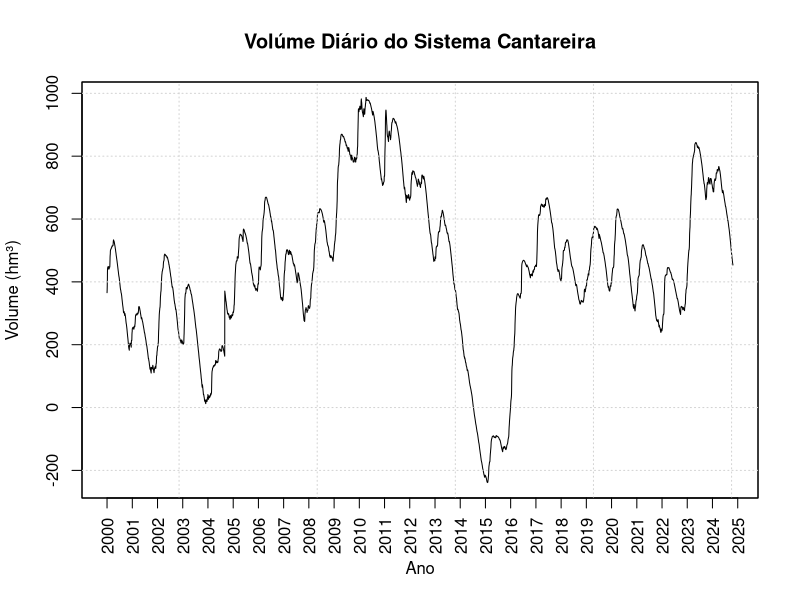
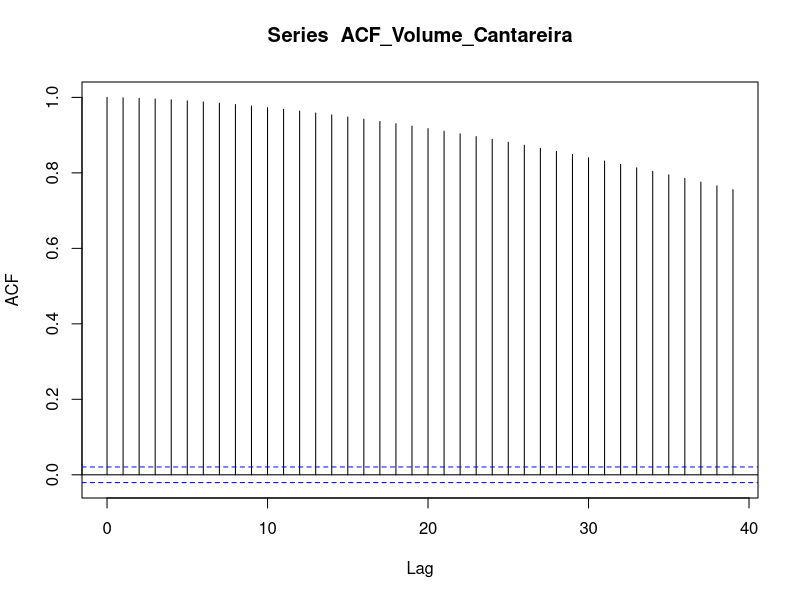

Reproduce these figures in R, in order. (Note: this script raises an error after producing the figures.)
#Instalação dos Pacotes
pacotes <- c("readxl","forecast","crayon","ggplot2","tibble","zoo","knitr","dplyr","tseries","urca","lmtest")

options(rgl.debug = TRUE)

if(sum(as.numeric(!pacotes %in% installed.packages())) != 0){
  instalador <- pacotes[!pacotes %in% installed.packages()]
  for(i in 1:length(instalador)) {
    install.packages(instalador, dependencies = T)
    break()}
  sapply(pacotes, require, character = T) 
} else {
  sapply(pacotes, require, character = T) 
}

#Carregando bibliotecas
library(forecast)
library(readxl)
library(crayon)
library(ggplot2)
library(tibble)
library(zoo)
library(knitr)
library(dplyr)
library(tseries) #testes para verificar estacionariedade das série temporal
library(urca)
library(lmtest)

#Carregamento dos dados do Sistema Cantareira do Portal dos Mananciais da Sabesp. https://mananciais-sabesp.fcth.br/HistoricoSistemas?SistemaId=0
dados <- read_excel("dadoscompletos.xlsx")
print(dados) #Visualização dos dados.

#Estatisticas descritivas dos dados
summary(dados)

#Estrutura dos dados
str(dados)

#Criação de um  dataframe somente com as variavéis Data e Volume  (hm³) do Sistema Cantareira..
df <- dados 
df <- df %>%
  select(Data, `Volume (hm³)`)
print(df)

#Colocar os dados em ordem crescente. Dados originais em ordem decrescente de 2000 - 2024.
df$`Volume (hm³)` <- rev(df$`Volume (hm³)`) #inverter a ordem dos dados da data e do volume.
df$Data <- rev(df$Data)

# Convertendo o a variavel Data de tipo "char" para o tipo "Date" no padrão do RStudio. Ano/Mês/Dia.
df$Data <- as.Date(df$Data, format = "%d/%m/%Y")
print(df)

#Criação dos vetores Data e Volume (hm³) para utilizar a função zoo para criação da serie temporal
volume <- df$`Volume (hm³)`
data <- df$Data 

#Criação da Serie Temporal
vol_canta <- zoo(volume, order.by = data)

#Plot do Gráfico da Serie Temporal
plot(vol_canta, main = "Volúme Diário do Sistema Cantareira", xlab = "Ano", ylab = "Volume (hm³)",xaxt = "n") #Plotar gráfico
grid()
anos_para_exibir <- seq(2000, 2025, by = 1)
axis(1, at = as.Date(paste0(anos_para_exibir, "-01-01")), labels = anos_para_exibir, las = 2)

########################FIM DA ETAPA DE PREPARAÇÂO DOS DADOS ################################################

#############################################################################
#Teste de Estacionariedade dos dados ( Dickey- Fuller e KPSS)
#############################################################################

#Verificação se a série temporal é estacionaria ou não.

#Teste de Dickey- Fuller Aumentado (ADF)

vol_canta %>% ur.df() %>% summary()

#test-statistic = -0,3463. test-statistic >-1,95 (Critério de 5% de significancia) a série contém pelo menos uma raiz unitaria, e  não é estacionaria

#Teste de KPSS 
vol_canta %>% ur.kpss() %>% summary()

#test-statistic = 4,5077. test-statistic >0,463 (Critério de 5% de significancia) , e  não é estacionaria!


#############################################################################
#Teste de Sazonalidade na Série Temporal
#############################################################################

vol_canta_ts <- as.ts(vol_canta)
vol_canta <- ts(vol_canta, frequency = 365, start = c(2000,1))

ACF_Volume_Cantareira <- diff(vol_canta_ts, lag =90)  # Diferenciação sazonal
acf(ACF_Volume_Cantareira) #ACF - Autocorrelation Function 

#Decomposição Clássica
decomposicao <- decompose(vol_canta_ts)
plot(decomposicao)

#Decomposição STL
decomposicao_stl <- stl(vol_canta_ts, s.window = 365)
plot(decomposicao_stl)

#############################################################################
#Divisão base de dados treino e teste 70/30
#############################################################################

n_total <- length(vol_canta)
tamanho_treino <- round(70*n_total/100)
tamanho_treino

indices <- c(base::rep("treino", tamanho_treino), base::rep("teste", n_total - tamanho_treino))

# Usar split() para dividir a série temporal
split_series <- split(vol_canta, indices)

# Acessar treino e teste
treino7030 <- split_series$treino
teste7030 <- split_series$teste

#############################################################################
#Divisão base de dados treino e teste 80/20
#############################################################################

n_total <- length(vol_canta)
tamanho_treino <- round(80*n_total/100)
tamanho_treino

indices <- c(base::rep("treino", tamanho_treino), base::rep("teste", n_total - tamanho_treino))

# Usar split() para dividir a série temporal
split_series <- split(vol_canta, indices)

# Acessar treino e teste
treino8020 <- split_series$treino
teste8020 <- split_series$teste

#############################################################################
#Divisão base de dados treino e teste 90/10
#############################################################################

n_total <- length(vol_canta)
tamanho_treino <- round(90*n_total/100)
tamanho_treino

indices <- c(base::rep("treino", tamanho_treino), base::rep("teste", n_total - tamanho_treino))

# Usar split() para dividir a série temporal
split_series <- split(vol_canta, indices)

# Acessar treino e teste
treino9010 <- split_series$treino
teste9010 <- split_series$teste


############################################################################
#MODELO ARIMA - 70x30
#############################################################################
#Criação do Modelo
modelo_arima7030 <- auto.arima(treino7030) # Criação do modelo
summary(modelo_arima7030)
previsao_arima7030 <- forecast(modelo_arima7030, h = length(teste7030))

# Plotando as previsões de ARIMA
plot(previsao_arima7030, 
     main = "Previsões vs Dados Reais", 
     xlim = c(as.Date("2000-01-01"), as.Date("2025-01-01")), 
     xlab = "Ano", 
     ylab = "Volume (hm³)", 
     xaxt = "n")  # Desativar o eixo X padrão
    grid()

# Definindo os anos para exibição no eixo X
anos_para_exibir <- seq(2000, 2025, by = 1)

# Gerando os rótulos de data para o eixo X
# Supondo que a série temporal começa em 2000, ajustando conforme o número de pontos no seu teste
axis(1, 
     at = as.Date(paste0(anos_para_exibir, "-01-01")), 
     labels = anos_para_exibir, 
     las = 2)
# Adicionando os dados reais do teste em vermelho

lines(teste7030, col = 'red')
# Adicionando a legenda
legend("bottomright", 
       legend = c("Previsões ARIMA", "Dados Reais"), 
       col = c("blue", "red"), 
       lty = 1, 
       cex = 0.8)

# Verificar os Resíduos do Modelo Arima 
checkresiduals(modelo_arima7030)

# Teste de Box-Ljung (autocorelação dos residuos)
Box.test(modelo_arima7030$residuals, lag=1,type=c("Ljung-Box"))

############################################################################
#MODELO ARIMA - 80x20
#############################################################################
#Criação do Modelo
modelo_arima8020 <- auto.arima(treino8020,
                               stepwise = FALSE,
                               approximation = FALSE) # Criação do modelo
summary(modelo_arima8020)
previsao_arima8020 <- forecast(modelo_arima8020, h = length(teste8020))

coeftest(modelo_arima8020)

# Plotando as previsões de ARIMA
plot(previsao_arima8020, 
     main = "Modelo ARIMA: Previsões x Dados Reais", 
     xlim = c(as.Date("2000-01-01"), as.Date("2025-01-01")), 
     xlab = "Ano", 
     ylab = "Volume (hm³)", 
     xaxt = "n")  # Desativar o eixo X padrão
grid()

# Definindo os anos para exibição no eixo X
anos_para_exibir <- seq(2000, 2025, by = 1)

# Gerando os rótulos de data para o eixo X
# Supondo que a série temporal começa em 2000, ajustando conforme o número de pontos no seu teste
axis(1, 
     at = as.Date(paste0(anos_para_exibir, "-01-01")), 
     labels = anos_para_exibir, 
     las = 2)
# Adicionando os dados reais do teste em vermelho

lines(teste8020, col = 'red')
# Adicionando a legenda
legend("bottomright", 
       legend = c("Previsões ARIMA", "Dados Reais"), 
       col = c("blue", "red"), 
       lty = 1, 
       cex = 0.8)

# Verificar os Resíduos do Modelo Arima 
checkresiduals(modelo_arima8020)

# Teste de Box-Ljung (autocorelação dos residuos)
Box.test(modelo_arima8020$residuals, lag=1,type=c("Ljung-Box"))


############################################################################
#MODELO ARIMA - 90x10
#############################################################################
#Criação do Modelo
modelo_arima9010 <- auto.arima(treino9010) # Criação do modelo
summary(modelo_arima9010)
previsao_arima9010 <- forecast(modelo_arima9010, h = length(teste9010))

# Plotando as previsões de ARIMA
plot(previsao_arima9010, 
     main = "Previsões vs Dados Reais", 
     xlim = c(as.Date("2000-01-01"), as.Date("2025-01-01")), 
     xlab = "Ano", 
     ylab = "Volume (hm³)", 
     xaxt = "n")  # Desativar o eixo X padrão
grid()

# Definindo os anos para exibição no eixo X
anos_para_exibir <- seq(2000, 2025, by = 1)

# Gerando os rótulos de data para o eixo X
# Supondo que a série temporal começa em 2000, ajustando conforme o número de pontos no seu teste
axis(1, 
     at = as.Date(paste0(anos_para_exibir, "-01-01")), 
     labels = anos_para_exibir, 
     las = 2)
# Adicionando os dados reais do teste em vermelho

lines(teste9010, col = 'red')
# Adicionando a legenda
legend("bottomright", 
       legend = c("Previsões ARIMA", "Dados Reais"), 
       col = c("blue", "red"), 
       lty = 1, 
       cex = 0.8)

# Verificar os Resíduos do Modelo Arima 
checkresiduals(modelo_arima9010)

# Teste de Box-Ljung (autocorelação dos residuos)
Box.test(modelo_arima9010$residuals, lag=1,type=c("Ljung-Box"))

#############################################################################
#MODELO ETS ( Error, Trend, Seasonal)
#############################################################################

modelo_ets <- ets(treino8020)
summary(modelo_ets)

previsao_ets <- forecast(modelo_ets, h = length(teste8020))
summary(previsao_ets)


alpha_ic <- 0.9999 + c(-1.96, 1.96) * 0.0001  # IC para alpha
beta_ic  <- 0.2206 + c(-1.96, 1.96) * 0.05    # IC para beta
phi_ic   <- 0.9236 + c(-1.96, 1.96) * 0.02     # IC para phi
alpha_ic
beta_ic
phi_ic
plot(previsao_ets, main = "Modelo ETS: Previsões x Dados Reais", xlab = "Ano", ylab = "Volume(hm³)",xaxt = "n")
grid()
anos_para_exibir <- seq(2000, 2025, by = 1)
axis(1, at = as.Date(paste0(anos_para_exibir, "-01-01")), labels = anos_para_exibir, las = 2)
lines(teste8020, col = 'red')

# Verificar os Resíduos do Modelo ETS
checkresiduals(modelo_ets)

# Teste de Box-Ljung (autocorelação dos residuos)
Box.test(modelo_ets$residuals, lag=1,type=c("Ljung-Box"))


#############################################################################
#MODELO ETS ( Error, Trend, Seasonal) - 70/30
#############################################################################

modelo_ets <- ets(treino7030)
summary(modelo_ets)

previsao_ets <- forecast(modelo_ets, h = length(teste7030))
summary(previsao_ets)



plot(previsao_ets, main = "Modelo ETS: Previsões x Dados Reais", xlab = "Ano", ylab = "Volume(hm³)",xaxt = "n")
grid()
anos_para_exibir <- seq(2000, 2025, by = 1)
axis(1, at = as.Date(paste0(anos_para_exibir, "-01-01")), labels = anos_para_exibir, las = 2)
lines(teste8020, col = 'red')

# Verificar os Resíduos do Modelo ETS
checkresiduals(modelo_ets)

# Teste de Box-Ljung (autocorelação dos residuos)
Box.test(modelo_ets$residuals, lag=1,type=c("Ljung-Box"))



#############################################################################
#MODELO SARIMA - Ta igual o arima
#############################################################################

modelo_sarima <- auto.arima(treino8020,
                                 seasonal = TRUE,
                                 stepwise = TRUE,
                                 trace  = TRUE,
                                 approximation = FALSE)

previsao_sarima <- forecast(modelo_sarima, h = length(teste8020))

plot(previsao_sarima, main = "Modelo SARIMA: Previsões x Dados Reais", xlab = "Ano", ylab = "Volume(hm³)",xaxt = "n")
grid()
anos_para_exibir <- seq(2000, 2025, by = 1)
axis(1, at = as.Date(paste0(anos_para_exibir, "-01-01")), labels = anos_para_exibir, las = 2)
lines(teste8020, col = 'red')

summary(modelo_sarima)

# Verificar os Resíduos do Modelo sarima
checkresiduals(modelo_sarima)

# Teste de Box-Ljung (autocorelação dos residuos)
Box.test(modelo_sarima$residuals, lag=1,type=c("Ljung-Box"))


#############################################################################
#MODELO NNAR - 80/20
#############################################################################
modelo_nnar <- nnetar(treino8020)
previsao_nnar <- forecast(modelo_nnar, h = length(teste8020))
summary(modelo_nnar)
# Plotando as previsões do NNAR
plot(previsao_nnar, 
     main = "Modelo NNAR: Previsões x Dados Reais", 
     xlim = c(as.Date("2000-01-01"), as.Date("2025-01-01")), 
     xlab = "Ano", 
     ylab = "Volume (hm³)", 
     xaxt = "n")  # Desativar o eixo X padrão
grid()

# Definindo os anos para exibição no eixo X
anos_para_exibir <- seq(2000, 2025, by = 1)

# Gerando os rótulos de data para o eixo X
# Supondo que a série temporal começa em 2000, ajustando conforme o número de pontos no seu teste
axis(1, 
     at = as.Date(paste0(anos_para_exibir, "-01-01")), 
     labels = anos_para_exibir, 
     las = 2)
# Adicionando os dados reais do teste em vermelho

lines(teste8020, col = 'red')
# Adicionando a legenda
legend("bottomright", 
       legend = c("Previsões NNAR", "Dados Reais"), 
       col = c("blue", "red"), 
       lty = 1, 
       cex = 0.8)


plot(ts.union(Observado = modelo_nnar$x, 
              Ajustado = modelo_nnar$fitted),
     main = "Desempenho do Modelo no Treino")

accuracy(modelo_nnar)
checkresiduals(modelo_nnar)
Box.test(modelo_nnar$residuals, lag=1,type=c("Ljung-Box"))


#############################################################################
#MODELO NNAR - 70/30
#############################################################################
modelo_nnar <- nnetar(treino7030)
previsao_nnar <- forecast(modelo_nnar, h = length(teste7030))
summary(modelo_nnar)
# Plotando as previsões do NNAR
plot(previsao_nnar, 
     main = "Modelo NNAR: Previsões x Dados Reais", 
     xlim = c(as.Date("2000-01-01"), as.Date("2025-01-01")), 
     xlab = "Ano", 
     ylab = "Volume (hm³)", 
     xaxt = "n")  # Desativar o eixo X padrão
grid()

# Definindo os anos para exibição no eixo X
anos_para_exibir <- seq(2000, 2025, by = 1)

# Gerando os rótulos de data para o eixo X
# Supondo que a série temporal começa em 2000, ajustando conforme o número de pontos no seu teste
axis(1, 
     at = as.Date(paste0(anos_para_exibir, "-01-01")), 
     labels = anos_para_exibir, 
     las = 2)
# Adicionando os dados reais do teste em vermelho

lines(teste8020, col = 'red')
# Adicionando a legenda
legend("bottomright", 
       legend = c("Previsões NNAR", "Dados Reais"), 
       col = c("blue", "red"), 
       lty = 1, 
       cex = 0.8)


plot(ts.union(Observado = modelo_nnar$x, 
              Ajustado = modelo_nnar$fitted),
     main = "Desempenho do Modelo no Treino")

accuracy(modelo_nnar)
checkresiduals(modelo_nnar)
Box.test(modelo_nnar$residuals, lag=1,type=c("Ljung-Box"))


#############################################################################
#GRÁFICO COM OS VALORES REAIS EM COMPARAÇÃO COM OS TRES MODELOS (ARIMA)
#############################################################################
#Plotando as previsões do ARIMA
plot(previsao_arima7030, 
     main = "Previsões ARIMA VS Dados Reais",
     xlim = c(as.Date("2000-01-01"), as.Date("2024-10-24")),
     xlab = "Ano", 
     ylab = "Volume (hm³)", 
     xaxt = "n", 
     lwd = 1
     )         # Largura da linha para as previsões ARIMA

# Adicionando as previsões do modelo ARIMA
lines(previsao_arima8020$mean, col = "blue", lwd = 2)  # Previsões ARIMA em azul

# Adicionando as previsões do modelo ETS
lines(previsao_arima9010$mean, col = "green", lwd = 2)  # Previsões ETS em verde

# Adicionando os dados reais do teste em vermelho
lines(teste7030, col = 'red', lwd = 2)  # Dados reais em vermelho

lines(previsao_arima7030$mean, col = "cyan", lwd = 2) 

# Definindo os anos para exibição no eixo X
anos_para_exibir <- seq(2000, 2025, by = 1)
axis(1, 
     at = as.Date(paste0(anos_para_exibir, "-01-01")), 
     labels = anos_para_exibir, 
     las = 2)

# Adicionando a legenda no canto inferior direito
legend("bottomright", 
       legend = c("ARIMA(70x30)", "ARIMA(80x20)", "ARIMA(90x10)","Dados Reais"), 
       col = c("cyan", "blue", "green", "red"), 
       lty = 1, 
       lwd = 2, 
       cex = 0.8)

#############################################################################
#GRÁFICO COM OS VALORES REAIS EM COMPARAÇÃO COM OS TRES MODELOS (ARIMA, ETS e SARIMA)
#############################################################################
#Plotando as previsões do ARIMA
plot(previsao_arima8020, 
     main = "Previsões( ARIMA, ETS e NNAR) x Dados Reais",
     xlim = c(as.Date("2000-01-01"), as.Date("2024-10-24")),
     xlab = "Ano", 
     ylab = "Volume (hm³)", 
     xaxt = "n", 
     lwd = 1
)         # Largura da linha para as previsões ARIMA


# Adicionando as previsões do modelo ETS
lines(previsao_ets$mean, col = "green", lwd = 1.8)  # Previsões ETS em verde

# Adicionando as previsões do modelo NNAR
lines(previsao_nnar$mean, col = "blue", lwd = 1.8)  # Previsões ETS em verde

# Adicionando os dados reais do teste em vermelho
lines(teste8020, col = 'red', lwd = 1.8)  # Dados reais em vermelho

lines(previsao_arima8020$mean, col = "cyan", lwd = 1.8) 

# Definindo os anos para exibição no eixo X
anos_para_exibir <- seq(2000, 2025, by = 1)
axis(1, 
     at = as.Date(paste0(anos_para_exibir, "-01-01")), 
     labels = anos_para_exibir, 
     las = 2)

# Adicionando a legenda no canto inferior direito
legend("bottomright", 
       legend = c("ARIMA", "ETS", "NNAR","Dados Reais"), 
       col = c("cyan","green","blue", "red"), 
       lty = 1, 
       lwd = 1.8, 
       cex = 0.8)


